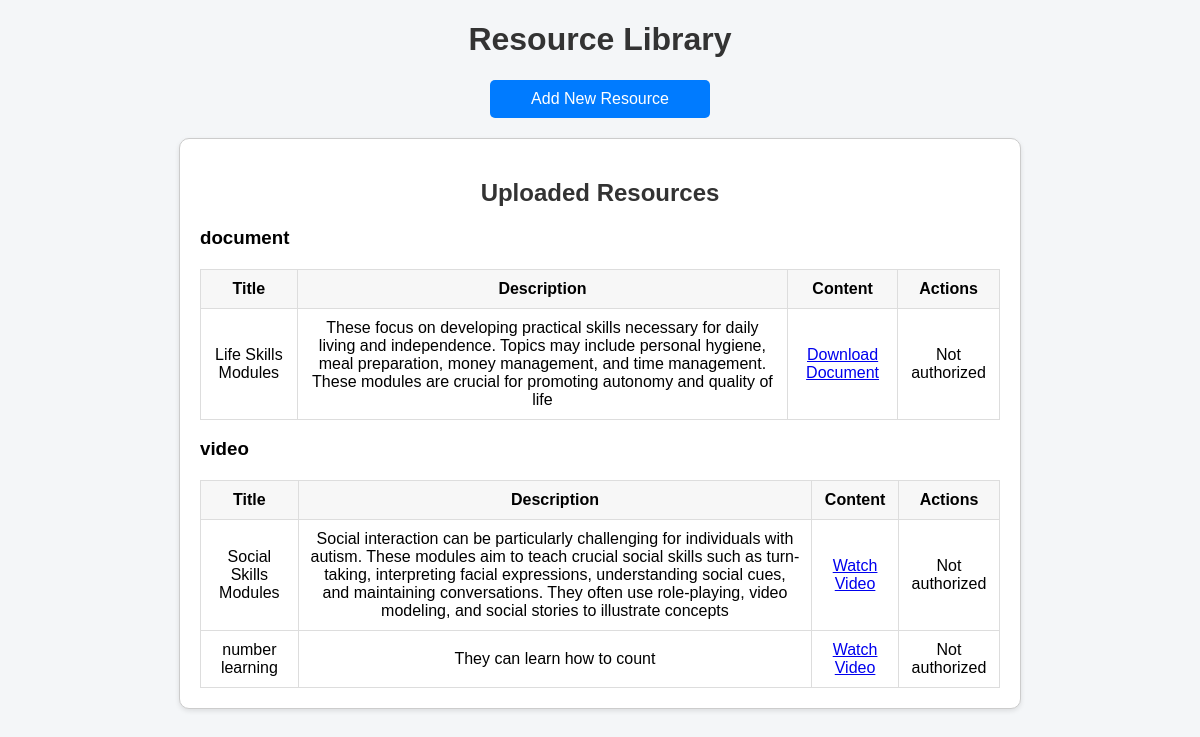
The app's page /modules/reports/resource.php (signed in) with its own data.
### tables this page shows
CREATE TABLE `resources` (
  `id` int(11) NOT NULL,
  `user_id` int(11) NOT NULL,
  `title` varchar(255) NOT NULL,
  `description` text DEFAULT NULL,
  `resource_type_id` int(11) NOT NULL,
  `created_at` timestamp NOT NULL DEFAULT current_timestamp()
);

CREATE TABLE `resource_types` (
  `id` int(11) NOT NULL,
  `type_name` varchar(50) NOT NULL
);

### modules/reports/resource.php (the view, shortened to what this page needs)
<?php
include_once '../../config/config.php';
$user_id = $_SESSION['user_id'];
$resource_query = "
    SELECT
        r.id,
        r.title,
        r.description,
        rt.type_name AS resource_type,
        rd.file_path,
        rd.external_link,
        r.user_id
    FROM
        resources r
    JOIN
        resource_types rt ON r.resource_type_id = rt.id
    LEFT JOIN
        resource_details rd ON r.id = rd.resource_id
    ORDER BY
        rt.id, r.created_at DESC
";
$resource_stmt = $conn->prepare($resource_query);
$resource_stmt->execute();
$resources_result = $resource_stmt->get_result();
?>
<!DOCTYPE html>
<html lang="en">
<head>
</head>
<body>
    <h1>Resource Library</h1>
    <a href="add_resource.php" class="btn-add">Add New Resource</a>
    <div class="section-container">
        <h2>Uploaded Resources</h2>
        <?php
        $current_type = null;
        while ($row = $resources_result->fetch_assoc()) :
            if ($current_type !== $row['resource_type']) :
                if ($current_type !== null) echo "</table>";
                $current_type = $row['resource_type'];
                echo "<h3>" . htmlspecialchars($current_type) . "</h3>";
                echo "<table><thead><tr><th>Title</th><th>Description</th><th>Content</th><th>Actions</th></tr></thead><tbody>";
            endif;
        ?>
            <tr>
                <td><?= htmlspecialchars($row['title']); ?></td>
                <td><?= htmlspecialchars($row['description']); ?></td>
                <td>
                    <?php if (!empty($row['file_path'])) : ?>
                        <a href="<?= htmlspecialchars($row['file_path']); ?>" download>Download Document</a>
                    <?php elseif (!empty($row['external_link'])) : ?>
                        <a href="<?= htmlspecialchars($row['external_link']); ?>" target="_blank">Watch Video</a>
                    <?php else : ?>
                        N/A
                    <?php endif; ?>
                </td>
                <td>
                    <?php if ($row['user_id'] == $user_id) : ?>
                        <a href="update.php?id=<?= $row['id']; ?>" class="btn btn-update">Update</a>
                        <a href="?delete_id=<?= $row['id']; ?>" class="btn btn-delete" onclick="return confirm('Are you sure you want to delete this resource?');">Delete</a>
                    <?php else : ?>
                        <span>Not authorized</span>
                    <?php endif; ?>
                </td>
            </tr>
        <?php endwhile; ?>
        <?php if ($current_type !== null) echo "</table>"; ?>
    </div>
</body>
</html>

### modules/reports/resource.php (style rules this page uses)
body { font-family: Arial, sans-serif; margin: 20px; background-color: #f4f6f8; }
.section-container { max-width: 800px; margin: 20px auto; padding: 20px; border: 1px solid #ccc; border-radius: 10px; background-color: #ffffff; box-shadow: 0px 2px 5px rgba(0, 0, 0, 0.1); }
h1, h2 { text-align: center; color: #333; }
table { width: 100%; border-collapse: collapse; margin-top: 20px; }
th, td { padding: 10px; border: 1px solid #ddd; text-align: center; }
th { background-color: #f7f7f7; }
.btn-add { display: block; width: 200px; margin: 20px auto; background-color: #007bff; color: white; text-align: center; text-decoration: none; padding: 10px; border-radius: 5px; }

### records on screen
resources: resource_type.type_name "document", title "Life Skills Modules", description "These focus on developing practical skills necessary for daily living and independence. Topics may include personal hygiene, meal preparation, money management, and time management. These modules are crucial for promoting autonomy and quality of life", shows "Not authorized"
resources: resource_type.type_name "video", title "Social Skills Modules", description "Social interaction can be particularly challenging for individuals with autism. These modules aim to teach crucial social skills such as turn-taking, interpreting facial expressions, understanding social cues, and maintaining conversations. They often use role-playing, video modeling, and social stories to illustrate concepts", shows "Not authorized"
resources: title "number learning", description "They can learn how to count", shows "Not authorized"
